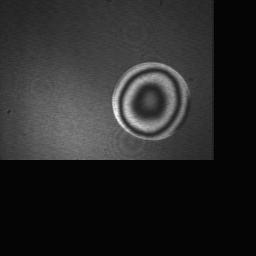
#> input picture image/11.JPG, 256 x 256 px, found by its file name
$ python image_processing.py
#> lines starting #> are read from the running program, lines starting #| are printed output that depends on the picture
import numpy as np
from matplotlib import pyplot as plt
import cv2

def grayImg(img):
    gray = cv2.cvtColor(img, cv2.COLOR_BGR2GRAY)
    return gray
def bilateralFilterImg(img):
    gray = grayImg(img)
    blurred = cv2.bilateralFilter(gray,10,50,50)
    return blurred
def HoughCirclesImg(img):
    """HoughCircles(image, method, dp, minDist[, circles[, param1[, param2[, minRadius[, maxRadius]]]]]) -> circles"""
    minDist = 100
    param1 = 30 #500
    param2 = 20 #200 #smaller value-> more false circles
    minRadius = 5
    maxRadius = 200 #10
    blurred = bilateralFilterImg(img)
    circles = cv2.HoughCircles(blurred, cv2.HOUGH_GRADIENT, 1, minDist, param1=param1, param2=param2, minRadius=minRadius, maxRadius=maxRadius)
    if circles is not None:
        circles = np.uint16(np.around(circles))
    if len(circles[0]) == 1:
        x, y, r = circles[0][0]
    return x-r, y+r, x+r, y-r
def cropImage(img:np.ndarray, x1:int, y1:int, x2:int, y2:int)->np.ndarray:
    """
    Interference Image
    """
    # Resize the overlay image to match the region size
    roi = img.copy()[y1:y2, x1:x2]
    # Create a black overlay image with reduced opacity
    overlay = np.zeros_like(img)
    overlay[y1:y2, x1:x2] = [0, 0, 0]  # Black color
    # Blend the overlay image onto the original image
    alpha = 0.7  # Opacity factor
    darkened_image = cv2.addWeighted(img, 1 - alpha, overlay, alpha, 0)
    # Replace the region in the original image with the blended image
    darkened_image[y1:y2, x1:x2] = img[y1:y2, x1:x2]
    return darkened_image, img[y1:y2, x1:x2]
if __name__ == "__main__":
    img = cv2.imread('image/11.JPG', 1)
#> img is the input picture: shape (256, 256, 3); min 0, max 247, mean 39.8
    x1, y1, x2, y2 = HoughCirclesImg(img)
#> in HoughCirclesImg, `circles = cv2.HoughCircles(blurred, cv2.HOUGH_GRADIENT, 1, minDist, pa..`: circles = [[150.5, 100.5, 38.8]]
#> in HoughCirclesImg, `circles = np.uint16(np.around(circles))`: circles = [[150, 100, 39]]
#> in HoughCirclesImg, `x, y, r = circles[0][0]`: x = 150; y = 100; r = 39
#> x1 = 111; y1 = 139; x2 = 189; y2 = 61
    darkened_image, _ = cropImage(img, x1, y1, x2, y2)
#> in cropImage, `roi = img.copy()[y1:y2, x1:x2]`: roi = empty array
#> in cropImage, `darkened_image = cv2.addWeighted(img, 1 - alpha, overlay, alpha, 0)`:
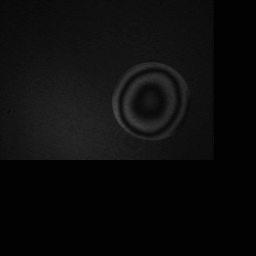
#> darkened_image: shape (256, 256, 3); min 0, max 74, mean 12.2
    plt.subplot(121),plt.imshow(bilateralFilterImg(img)),plt.title('bilateralFilter')
    # plt.subplot(132),plt.imshow(circleImg),plt.title("circleImg")
    plt.subplot(122),plt.imshow(darkened_image),plt.title("darkened_image")
    plt.xticks([]), plt.yticks([])
    plt.show()
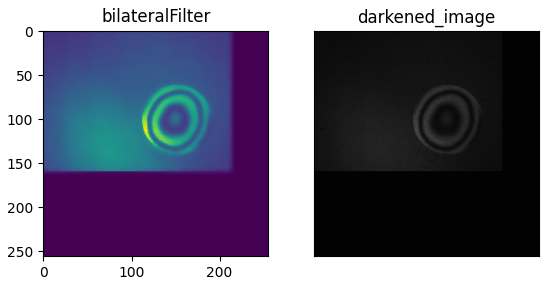
#> figure drawn by matplotlib, 2 panels

$ run again, with image/013.JPG copied over image/11.JPG
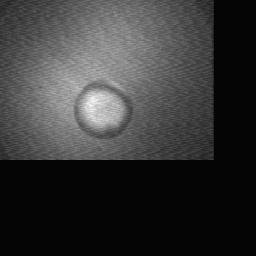
#> input picture image/013.JPG, 256 x 256 px, found by its file name
#> img is the input picture: shape (256, 256, 3); min 0, max 247, mean 54.4
#> in HoughCirclesImg, `circles = cv2.HoughCircles(blurred, cv2.HOUGH_GRADIENT, 1, minDist, pa..`: circles = [[102.5, 109.5, 29.9]]
#> in HoughCirclesImg, `circles = np.uint16(np.around(circles))`: circles = [[102, 110, 30]]
#> x = 102; y = 110; r = 30
#> x1 = 72; y1 = 140; x2 = 132; y2 = 80
#> roi = empty array
#> in cropImage, `darkened_image = cv2.addWeighted(img, 1 - alpha, overlay, alpha, 0)`:
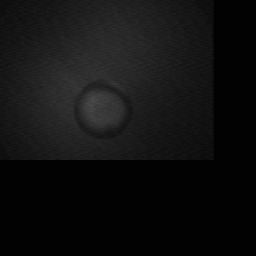
#> darkened_image: shape (256, 256, 3); min 0, max 74, mean 16.6
#> `plt.show()`:
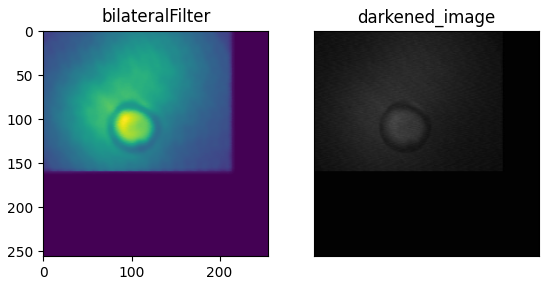
#> figure drawn by matplotlib, 2 panels
